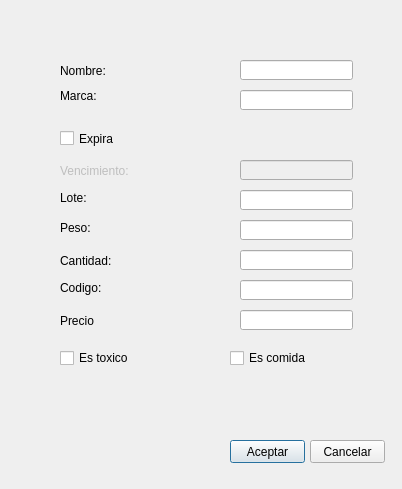
<?xml version="1.0" encoding="UTF-8"?>
<ui version="4.0">
 <class>Dialog</class>
 <widget class="QDialog" name="Dialog">
  <property name="geometry">
   <rect>
    <x>0</x>
    <y>0</y>
    <width>402</width>
    <height>489</height>
   </rect>
  </property>
  <property name="windowTitle">
   <string>Agregar producto</string>
  </property>
  <widget class="QLabel" name="label">
   <property name="geometry">
    <rect>
     <x>60</x>
     <y>60</y>
     <width>81</width>
     <height>21</height>
    </rect>
   </property>
   <property name="styleSheet">
    <string notr="true">font: 14pt &quot;Tempus Sans ITC&quot;;</string>
   </property>
   <property name="text">
    <string>Nombre:</string>
   </property>
  </widget>
  <widget class="QLabel" name="label_2">
   <property name="geometry">
    <rect>
     <x>60</x>
     <y>80</y>
     <width>101</width>
     <height>31</height>
    </rect>
   </property>
   <property name="styleSheet">
    <string notr="true">font: 14pt &quot;Tempus Sans ITC&quot;;</string>
   </property>
   <property name="text">
    <string>Marca:</string>
   </property>
  </widget>
  <widget class="QLabel" name="label_3">
   <property name="enabled">
    <bool>false</bool>
   </property>
   <property name="geometry">
    <rect>
     <x>60</x>
     <y>160</y>
     <width>121</width>
     <height>21</height>
    </rect>
   </property>
   <property name="styleSheet">
    <string notr="true">font: 14pt &quot;Tempus Sans ITC&quot;;</string>
   </property>
   <property name="text">
    <string>Vencimiento:</string>
   </property>
  </widget>
  <widget class="QLabel" name="label_4">
   <property name="geometry">
    <rect>
     <x>60</x>
     <y>190</y>
     <width>111</width>
     <height>16</height>
    </rect>
   </property>
   <property name="styleSheet">
    <string notr="true">font: 14pt &quot;Tempus Sans ITC&quot;;</string>
   </property>
   <property name="text">
    <string>Lote:</string>
   </property>
  </widget>
  <widget class="QLabel" name="label_5">
   <property name="geometry">
    <rect>
     <x>60</x>
     <y>220</y>
     <width>101</width>
     <height>16</height>
    </rect>
   </property>
   <property name="styleSheet">
    <string notr="true">font: 14pt &quot;Tempus Sans ITC&quot;;</string>
   </property>
   <property name="text">
    <string>Peso:</string>
   </property>
  </widget>
  <widget class="QLabel" name="label_6">
   <property name="geometry">
    <rect>
     <x>60</x>
     <y>250</y>
     <width>111</width>
     <height>21</height>
    </rect>
   </property>
   <property name="styleSheet">
    <string notr="true">font: 14pt &quot;Tempus Sans ITC&quot;;</string>
   </property>
   <property name="text">
    <string>Cantidad:</string>
   </property>
  </widget>
  <widget class="QLineEdit" name="name">
   <property name="geometry">
    <rect>
     <x>240</x>
     <y>60</y>
     <width>113</width>
     <height>20</height>
    </rect>
   </property>
  </widget>
  <widget class="QLineEdit" name="brand">
   <property name="geometry">
    <rect>
     <x>240</x>
     <y>90</y>
     <width>113</width>
     <height>20</height>
    </rect>
   </property>
  </widget>
  <widget class="QLineEdit" name="expDate">
   <property name="enabled">
    <bool>false</bool>
   </property>
   <property name="geometry">
    <rect>
     <x>240</x>
     <y>160</y>
     <width>113</width>
     <height>20</height>
    </rect>
   </property>
  </widget>
  <widget class="QLineEdit" name="lot">
   <property name="geometry">
    <rect>
     <x>240</x>
     <y>190</y>
     <width>113</width>
     <height>20</height>
    </rect>
   </property>
  </widget>
  <widget class="QLineEdit" name="weight">
   <property name="geometry">
    <rect>
     <x>240</x>
     <y>220</y>
     <width>113</width>
     <height>20</height>
    </rect>
   </property>
  </widget>
  <widget class="QLineEdit" name="quantity">
   <property name="geometry">
    <rect>
     <x>240</x>
     <y>250</y>
     <width>113</width>
     <height>20</height>
    </rect>
   </property>
  </widget>
  <widget class="QPushButton" name="aceptar">
   <property name="geometry">
    <rect>
     <x>230</x>
     <y>440</y>
     <width>75</width>
     <height>23</height>
    </rect>
   </property>
   <property name="text">
    <string>Aceptar</string>
   </property>
  </widget>
  <widget class="QPushButton" name="cancelar">
   <property name="geometry">
    <rect>
     <x>310</x>
     <y>440</y>
     <width>75</width>
     <height>23</height>
    </rect>
   </property>
   <property name="text">
    <string>Cancelar</string>
   </property>
  </widget>
  <widget class="QLineEdit" name="code">
   <property name="geometry">
    <rect>
     <x>240</x>
     <y>280</y>
     <width>113</width>
     <height>20</height>
    </rect>
   </property>
  </widget>
  <widget class="QLabel" name="label_7">
   <property name="geometry">
    <rect>
     <x>60</x>
     <y>310</y>
     <width>171</width>
     <height>21</height>
    </rect>
   </property>
   <property name="styleSheet">
    <string notr="true">font: 14pt &quot;Tempus Sans ITC&quot;;</string>
   </property>
   <property name="text">
    <string>Precio</string>
   </property>
  </widget>
  <widget class="QLabel" name="label_8">
   <property name="geometry">
    <rect>
     <x>60</x>
     <y>280</y>
     <width>111</width>
     <height>16</height>
    </rect>
   </property>
   <property name="styleSheet">
    <string notr="true">font: 14pt &quot;Tempus Sans ITC&quot;;</string>
   </property>
   <property name="text">
    <string>Codigo:</string>
   </property>
  </widget>
  <widget class="QLineEdit" name="price">
   <property name="geometry">
    <rect>
     <x>240</x>
     <y>310</y>
     <width>113</width>
     <height>20</height>
    </rect>
   </property>
  </widget>
  <widget class="QCheckBox" name="isToxic">
   <property name="geometry">
    <rect>
     <x>60</x>
     <y>350</y>
     <width>161</width>
     <height>16</height>
    </rect>
   </property>
   <property name="styleSheet">
    <string notr="true">font: 14pt &quot;Tempus Sans ITC&quot;;
</string>
   </property>
   <property name="text">
    <string>Es toxico</string>
   </property>
  </widget>
  <widget class="QCheckBox" name="expires">
   <property name="geometry">
    <rect>
     <x>60</x>
     <y>130</y>
     <width>70</width>
     <height>17</height>
    </rect>
   </property>
   <property name="styleSheet">
    <string notr="true">font: 14pt &quot;Tempus Sans ITC&quot;;</string>
   </property>
   <property name="text">
    <string>Expira</string>
   </property>
  </widget>
  <widget class="QCheckBox" name="isFood">
   <property name="geometry">
    <rect>
     <x>230</x>
     <y>350</y>
     <width>121</width>
     <height>16</height>
    </rect>
   </property>
   <property name="styleSheet">
    <string notr="true">font: 14pt &quot;Tempus Sans ITC&quot;;</string>
   </property>
   <property name="text">
    <string>Es comida</string>
   </property>
  </widget>
 </widget>
 <resources/>
 <connections/>
</ui>
